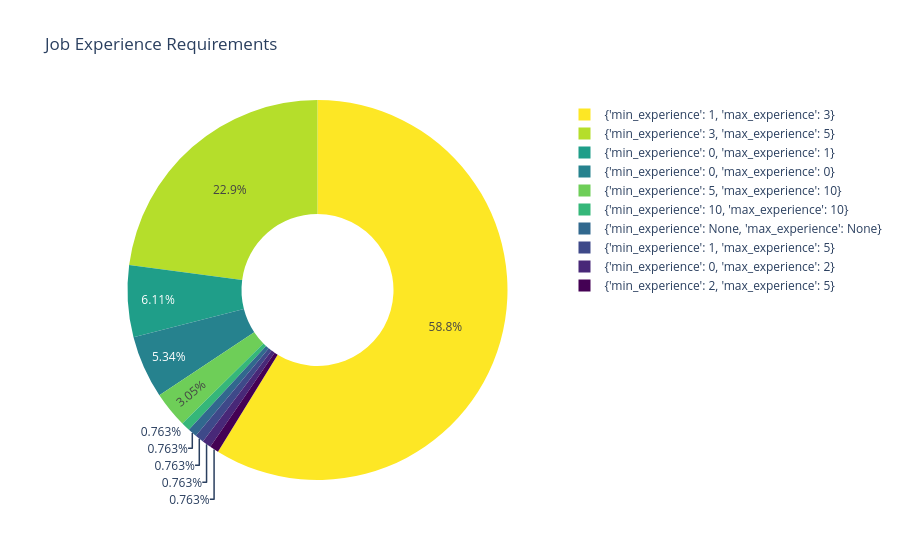

Notebook code for this chart:
### Code cell
job_doc["job_experience_required"] = [str(x) for x in job_doc["job_experience_required"]]

distribution_chart.distribution_chart(
    data=job_doc["job_experience_required"],
    chart_type="pie",
    title_text="Job Experience Requirements",
)

### Figure 1 — Plotly figure (JSON) as saved in the notebook; plotly's stock layout.template omitted (floating-point values rounded to 4 significant figures)
{"data": [{"hole": 0.4, "labels": ["{'min_experience': 1, 'max_experience': 3}", "{'min_experience': 3, 'max_experience': 5}", "{'min_experience': 5, 'max_experience': 10}", "{'min_experience': 10, 'max_experience': 10}", "{'min_experience': 0, 'max_experience': 1}", "{'min_experience': 0, 'max_experience': 0}", "{'min_experience': None, 'max_experience': None}", "{'min_experience': 1, 'max_experience': 5}", "{'min_experience': 0, 'max_experience': 2}", "{'min_experience': 2, 'max_experience': 5}"], "marker": {"colors": ["#fde725", "#b5de2b", "#6ece58", "#35b779", "#1f9e89", "#26828e", "#31688e", "#3e4989", "#482878", "#440154"]}, "type": "pie", "values": [77, 30, 4, 1, 8, 7, 1, 1, 1, 1]}], "layout": {"annotations": [{"font": {"size": 20}, "showarrow": false, "text": "", "xanchor": "center", "y": 0.5}], "title": {"text": "Job Experience Requirements"}}}
